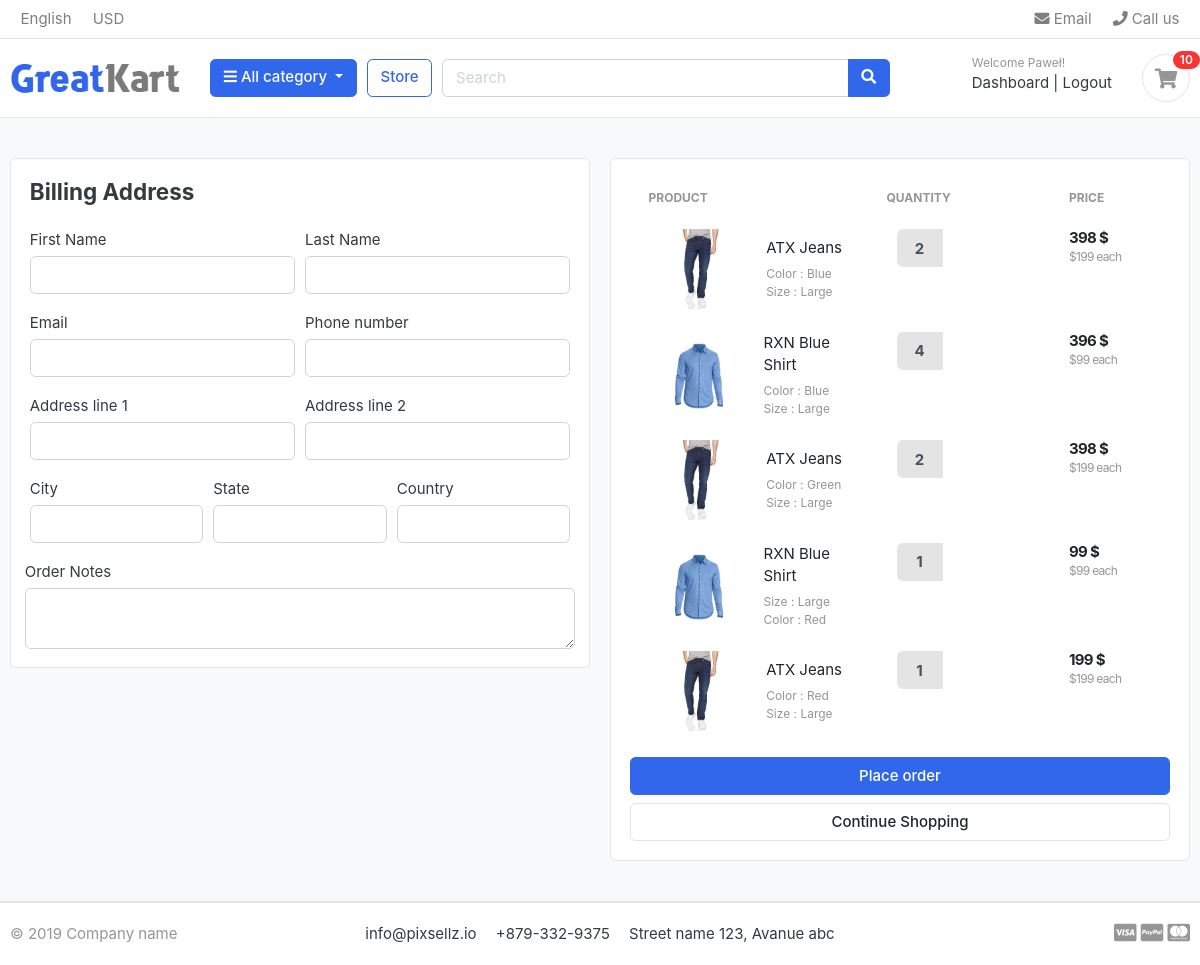
Screenshot of /cart/checkout/ (signed in) with the database file from the repository.
### accounts/models.py (models this page shows, shortened)
class Account(AbstractBaseUser):
    first_name = models.CharField(max_length=50)
    last_name = models.CharField(max_length=50)
    username = models.CharField(max_length=50, unique=True)
    email = models.EmailField(max_length=100, unique=True)
    phone_number = models.CharField(max_length=50)
    date_joined = models.DateTimeField(auto_now_add=True)
    last_login = models.DateTimeField(auto_now_add=True)
    is_admin = models.BooleanField(default=False)
    is_staff = models.BooleanField(default=False)
    is_active = models.BooleanField(default=False)
    is_superadmin = models.BooleanField(default=False)
    USERNAME_FIELD = 'email'
    REQUIRED_FIELDS = ['username','first_name','last_name']
    objects = MyAccountManager()

### carts/models.py (models this page shows, shortened)
class CartItem(models.Model):
    user = models.ForeignKey(Account, on_delete=models.CASCADE, null=True)
    product = models.ForeignKey(product, on_delete=models.CASCADE)
    variations = models.ManyToManyField(Variation, blank=True)
    cart = models.ForeignKey(Cart, on_delete=models.CASCADE, null=True)
    quantity = models.IntegerField()
    is_active = models.BooleanField(default = True)
    def sub_total(self):
        return self.product.price * self.quantity

### store/models.py (models this page shows, shortened)
class product(models.Model):
    product_name = models.CharField(max_length=200, unique=True)
    slug = models.SlugField(max_length=200, unique=True)
    description = models.TextField(max_length=500,blank=True)
    price = models.IntegerField()
    images = models.ImageField(upload_to='photos/products')
    stock = models.IntegerField()
    is_available = models.BooleanField(default=True)
    category = models.ForeignKey(Category, on_delete = models.CASCADE)
    created_date = models.DateTimeField(auto_now_add = True)
    modified_date = models.DateTimeField(auto_now = True)
    def get_url(self):
        return reverse('product_detail', args=[self.category.slug,self.slug])

class Variation(models.Model):
    product = models.ForeignKey(product, on_delete=models.CASCADE)
    variation_category = models.CharField(max_length=100, choices=variation_category_choices)
    variation_value = models.CharField(max_length= 100)
    is_active = models.BooleanField(default=True)
    created_date = models.DateTimeField(auto_now=True)
    objects = VariationManager()

### carts/views.py (the view)
# urls.py: path('checkout/', views.checkout, name='checkout')
@login_required(login_url='login')
def checkout(request, total = 0, quantity = 0):
    try:
        tax = 0
        grand_total = 0
        cart_items = CartItem.objects.filter(user = request.user, is_active = True)
        for cart_item in cart_items:
            total += (cart_item.product.price*cart_item.quantity)
            quantity += cart_item.quantity
        tax = (0.08 * total)
        grand_total = total - tax
    except ObjectDoesNotExist :
        pass
    context = {
        'cart_items': cart_items,
        'total': total,
        'quantity': quantity,
        'tax': tax,
        'grand_total': grand_total
    }
    return render(request, 'store/checkout.html', context)

### carts/contect_processors.py (called while the page is built)
def counter(request):
    cart_count = 0
    if 'admin' in request.path:
        return ()
    else:
        try:
            cart = Cart.objects.filter(cart_id = _cart_id(request))
            if request.user.is_authenticated:
                cart_item = CartItem.objects.all().filter(user = request.user)
            else:
                cart_item = CartItem.objects.all().filter(cart = cart[:1])
            for cart_items in cart_item:
                cart_count += cart_items.quantity
        except Cart.DoesNotExist:
            cart_count = 0
    return dict(cart_count = cart_count)

### carts/views.py (called while the page is built)
def _cart_id(request):
    cart = request.session.session_key
    if not cart:
        cart = request.session.create()
    return cart

### category/context_processors.py (called while the page is built)
def menu_links(request):
    links = Category.objects.all
    return dict(links = links)

### category/models.py (called while the page is built)
    def get_url(self):
        return reverse('products_by_category', args = [self.slug])

### templates/store/checkout.html (shortened to what this page needs)
{% extends 'base.html' %}
{% block content %}
<section class="section-content padding-y bg">
	<div class="container">
	<div class="row">
		<aside class="col-lg-6">
            <div class = "card">
                <div class="card-body">
                    <h4 class="card-title mb-4"> Billing Address </h4>
                    <form id = "OrderForm" action="{% url 'place_order' %}" method="POST">
                        <div class="form-row">
                            <div class="col form-group">
                                <label for="">First Name</label>
                                <input type="text" name="first_name" class="form-control" required>
                            </div>
                            <div class="col form-group">
                                <label for="">Last Name</label>
                                <input type="text" name="last_name" class="form-control" required>
                            </div>
                        </div>
                        <div class="form-row">
                            <div class="col form-group">
                                <label for="">Email</label>
                                <input type="email" name="email" class="form-control" required>
                            </div>
                            <div class="col form-group">
                                <label for="">Phone number</label>
                                <input type="text" name="phone" class="form-control" required>
                            </div>
                        </div>
                        <div class="form-row">
                            <div class="col form-group">
                                <label for="">Address line 1</label>
                                <input type="email" name="address_line_1" class="form-control" required>
                            </div>
                            <div class="col form-group">
                                <label for="">Address line 2</label>
                                <input type="text" name="address_line_2" class="form-control">
                            </div>
                        </div>
                        <div class="form-row">
                            <div class="col form-group">
                                <label for="">City</label>
                                <input type="email" name="city" class="form-control" required>
                            </div>
                            <div class="col form-group">
                                <label for="">State</label>
                                <input type="text" name="state" class="form-control" required>
                            </div>
                            <div class="col form-group">
                                <label for="">Country</label>
                                <input type="text" name="country" class="form-control" required>
                            </div>
                        </div>
                        <div class="form-row">
                            <label for="">Order Notes</label>
                            <textarea name="order_note" rows="2" class="form-control">
                            </textarea>
                    </form>
                </div>
            </div>
		</aside>
		<aside class="col-lg-6">
			<div class="card">
                <div class="card-body">
                            <table class="table table-borderless table-shopping-cart">
                            <thead class="text-muted">
                            <tr class="small text-uppercase">
                            <th scope="col">Product</th>
                            <th scope="col" width="120">Quantity</th>
                            <th scope="col" width="120">Price</th>
                            </tr>
                            </thead>
                            <tbody>
                            {% for cart_items in cart_items %}
                            <tr>
                                <td>
                                    <figure class="itemside align-items-center">
                                        <div class="col"><img src="{{ cart_items.product.images.url }}" class="img-sm"></div>
                                        <figcaption class="info">
                                            <a href="{{ cart_items.product.get_url }}" class="title text-dark">{{ cart_items.product.product_name }}</a>
                                            <p class="text-muted small">
                                                {% if cart_items.variations.all %}
                                                    {% for item in cart_items.variations.all %}
                                                        {{ item.variation_category | capfirst }} : {{ item.variation_value }}
                                                        <br>
                                                    {% endfor %}
                                                {% endif %}
                                            </p>
                                        </figcaption>
                                    </figure>
                                </td>
                                <td>
                                    <div class="col">
                                        <div class="input-group input-spinner">
                                            <input type="text" class="form-control"  value="{{ cart_items.quantity }}" disabled>
                                        </div>
                                    </div>
                                </td>
                                <td>
                                    <div class="price-wrap">
                                        <var class="price">{{ cart_items.sub_total }} $</var>
                                        <small class="text-muted"> ${{ cart_items.product.price }} each </small>
                                    </div>
                            </tr>
                            {% endfor %}
                            </tbody>
                            </table>
                    <button onclick="submitForm()" class="btn btn-primary btn-block"> Place order </button>
                    <a href="{% url 'store' %}" class="btn btn-light btn-block">Continue Shopping</a>
			</div>
        </aside>
	</div>
</div>
</section>
{% endblock %}

### templates/includes/navbar.html (shortened to what this page needs)
{% load static %}
<header class="section-header">
    <nav class="navbar p-md-0 navbar-expand-sm navbar-light border-bottom">
    <div class="container">
      <div class="collapse navbar-collapse" id="navbarTop4">
        <ul class="navbar-nav mr-auto">
            <li class="nav-item dropdown">
                 <a href="#" class="nav-link">   English </a>
            </li>
            <li class="nav-item dropdown">
                <a href="#" class="nav-link"> USD </a>
            </li>
        </ul>
        <ul class="navbar-nav">
            <li><a href="#" class="nav-link"> <i class="fa fa-envelope"></i> Email </a></li>
            <li><a href="#" class="nav-link"> <i class="fa fa-phone"></i> Call us </a></li>
        </ul>
      </div>
    </div>
    </nav>
    <section class="header-main border-bottom">
        <div class="container">
    <div class="row align-items-center">
        <div class="col-lg-2 col-md-3 col-6">
            <a href="{% url 'home' %}" class="brand-wrap">
                <img class="logo" src="{% static './images/logo.png' %}">
            </a>
        </div>
        <div class="col-lg col-sm col-md col-6 flex-grow-0">
            <div class="category-wrap dropdown d-inline-block float-right">
                <button type="button" class="btn btn-primary dropdown-toggle" data-toggle="dropdown">
                    <i class="fa fa-bars"></i> All category
                </button>
            </div>
        </div>
        <a href="{% url 'store'  %}" class="btn btn-outline-primary">Store</a>
        <div class="col-lg  col-md-6 col-sm-12 col">
            <form action="{% url 'search' %}" class="search">
                <div class="input-group w-100">
                    <input type="text" class="form-control" style="width:60%;" placeholder="Search" name = "keyword">
                    <div class="input-group-append">
                      <button class="btn btn-primary" type="submit">
                        <i class="fa fa-search"></i>
                      </button>
                    </div>
                </div>
            </form>
        </div>
        <div class="col-lg-3 col-sm-6 col-8 order-2 order-lg-3">
                    <div class="d-flex justify-content-end mb-3 mb-lg-0">
                        {% if user.id is None %}
                        <div class="widget-header">
                            <small class="title text-muted">Welcome guest!</small>
                            <div>
                                <a href="{% url 'login' %}">Sign in</a> <span class="dark-transp"> | </span>
                                <a href="{% url 'register' %}"> Register</a>
                            </div>
                        </div>
                        {% else %}
                        <div class="widget-header">
                            <small class="title text-muted">Welcome {{user.first_name}}!</small>
                            <div>
                                <a href="{% url 'dashboard' %}">Dashboard</a> <span class="dark-transp"> | </span>
                                <a href="{% url 'logout' %}"> Logout </a>
                            </div>
                        </div>
                        {% endif %}
                        <a href="{% url 'cart' %}" class="widget-header pl-3 ml-3">
                            <div class="icon icon-sm rounded-circle border"><i class="fa fa-shopping-cart"></i></div>
                            <span class="badge badge-pill badge-danger notify">{{ cart_count }}</span>
                        </a>
                    </div>
                </div>
    </div>
        </div>
    </section>
    </header>

### static/css/ui.css (style rules this page uses)
html { font-family: "Inter", sans-serif; font-size: 15px; }
.price-wrap { letter-spacing: -0.7px; }
.icon-xs, .icon-sm, .icon-md, .icon-lg { display: inline-block; text-align: center; flex-shrink: 0; flex-grow: 0; }
.icon-sm { width: 48px; height: 48px; line-height: 48px !important; font-size: 20px; }
.img-xs, .img-sm, .img-md, .img-lg { -o-object-fit: cover; object-fit: cover; flex-shrink: 0; flex-grow: 0; }
.img-sm { width: 80px; height: 80px; }
.padding-y { padding-top: 40px; padding-bottom: 40px; }
var { font-style: normal; }
figure { margin-bottom: 0; }
article:after, .form-group:after { display: block; clear: both; content: ""; }
.bg { background-color: #f8f9fa; }
p:last-child { margin-bottom: 0; }
.header-main { position: relative; padding-top: 1rem; padding-bottom: 1rem; }
.brand-wrap .logo, .navbar-brand .logo { margin-right: 7px; max-height: 42px; display: inline-block; }
.widget-header { display: inline-block; vertical-align: middle; position: relative; }
.widget-header a { color: #343a40; }
.widget-header i { color: #969696; }
.widget-header .title { display: block; }
.widget-header .notify { position: absolute; top: -3px; right: -10px; }
.btn-light { background-color: #fff; border-color: #e4e4e4; }
.itemside { position: relative; display: flex; width: 100%; }
.itemside .info { padding-left: 15px; padding-right: 7px; }
.itemside p { margin-bottom: 0; }
.itemside .title { display: block; margin-bottom: 5px; color: #212529; }
.notify { position: absolute; top: -4px; right: -10px; display: inline-block; padding: 0.25em 0.6em; font-size: 12px; line-height: 1; text-align: center; border-radius: 3rem; color: #fff; background-color: #fa3434; }
.price { font-weight: 600; color: #212529; }
.input-spinner { width: 125px; flex-wrap: nowrap; display: inline-flex; vertical-align: middle; }
.input-spinner input.form-control { text-align: center; max-width: 46px; font-weight: bold; flex-basis: 46px; border-color: #e4e4e4; flex-grow: 0; }
.table-shopping-cart.table td, .table-shopping-cart.table th { padding-left: 1.25rem; padding-right: 1.25rem; }
.table-shopping-cart .price-wrap { line-height: 1.2; }
.table-shopping-cart .price { font-weight: bold; margin-right: 5px; display: block; }

### rows the page displays
Account: first_name "Paweł"
CartItem: product.images (picture), product.product_name "ATX Jeans", quantity "2", sub_total "398", product.price "199"
Variation: variation_category "Color", variation_value "Blue"
Variation: variation_category "Size", variation_value "Large"
CartItem: product.images (picture), product.product_name "RXN Blue Shirt", quantity "4", sub_total "396", product.price "99"
Variation: variation_category "Color", variation_value "Blue"
Variation: variation_category "Size", variation_value "Large"
CartItem: product.images (picture), product.product_name "ATX Jeans", quantity "2", sub_total "398", product.price "199"
Variation: variation_category "Color", variation_value "Green"
CartItem: product.images (picture), product.product_name "RXN Blue Shirt", quantity "1", sub_total "99", product.price "99"
Variation: variation_category "Color", variation_value "Red"
CartItem: product.images (picture), product.product_name "ATX Jeans", quantity "1", sub_total "199", product.price "199"
Variation: variation_category "Color", variation_value "Red"

### other values shown
{{ cart_count }} "10"
